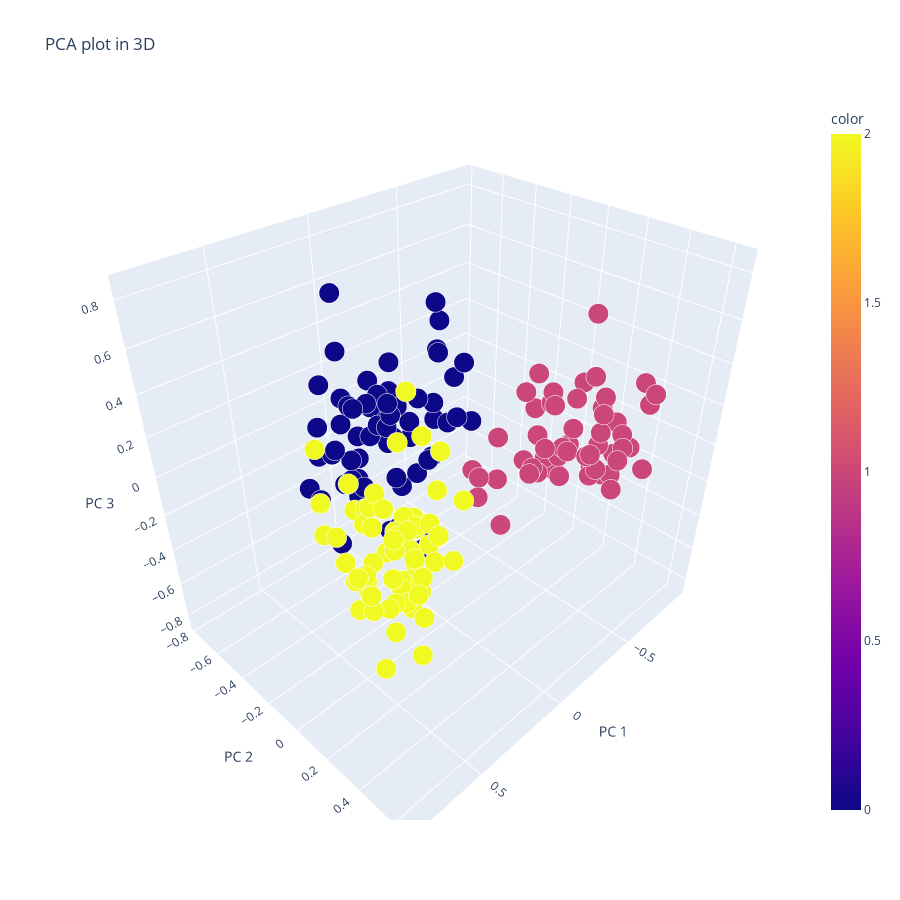

The cell this chart's notebook holds for it:
### Code cell
PCAplot3D(X, pred_k)

### Figure 1 — Plotly figure (JSON) as saved in the notebook; plotly's stock layout.template omitted (floating-point values rounded to 4 significant figures; data arrays with more than 128 entries replaced by an {"elided": "..."} marker saying what was removed)
{"data": [{"hovertemplate": "PC 1=%{x}<br>PC 2=%{y}<br>PC 3=%{z}<br>size=%{marker.size}<br>color=%{marker.color}<extra></extra>", "legendgroup": "", "marker": {"color": {"elided": "178 int values"}, "coloraxis": "coloraxis", "opacity": 1, "size": {"elided": "178 float values"}, "sizemode": "area", "sizeref": 0.00025, "symbol": "circle"}, "mode": "markers", "name": "", "scene": "scene", "showlegend": false, "type": "scatter3d", "x": {"elided": "178 float values"}, "y": {"elided": "178 float values"}, "z": {"elided": "178 float values"}}], "layout": {"coloraxis": {"colorbar": {"title": {"text": "color"}}, "colorscale": [[0, "#0d0887"], [0.1111, "#46039f"], [0.2222, "#7201a8"], [0.3333, "#9c179e"], [0.4444, "#bd3786"], [0.5556, "#d8576b"], [0.6667, "#ed7953"], [0.7778, "#fb9f3a"], [0.8889, "#fdca26"], [1, "#f0f921"]]}, "height": 900, "legend": {"itemsizing": "constant", "tracegroupgap": 0}, "scene": {"domain": {"x": [0, 1], "y": [0, 1]}, "xaxis": {"title": {"text": "PC 1"}}, "yaxis": {"title": {"text": "PC 2"}}, "zaxis": {"title": {"text": "PC 3"}}}, "title": {"text": "PCA plot in 3D"}, "width": 900}}
